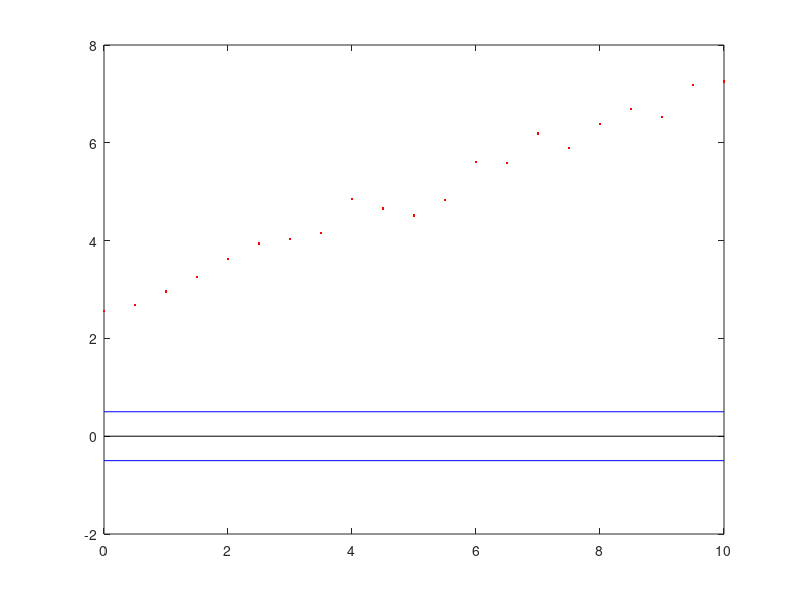

This figure's MATLAB source:
%% 
% *Linear Epsilon-Support Vector Regression*
% 
% Apply the linear ε-SV regression model with ε = 0.5 to the training data given.

data = [0    2.5584
    0.5000    2.6882
    1.0000    2.9627
    1.5000    3.2608
    2.0000    3.6235
    2.5000    3.9376
    3.0000    4.0383
    3.5000    4.1570
    4.0000    4.8498
    4.5000    4.6561
    5.0000    4.5119
    5.5000    4.8346
    6.0000    5.6039
    6.5000    5.5890
    7.0000    6.1914
    7.5000    5.8966
    8.0000    6.3866
    8.5000    6.6909
    9.0000    6.5224
    9.5000    7.1803
   10.0000    7.2537];

x = data(:,1);
y = data(:,2);
l = length(x);
epsilon = 0.5;

plot(x,y,'r.');
%%
% Quadratic Values
Q = [1 0 
     0 0];

f = zeros(2,1);

D = [-x -ones(l,1)
      x  ones(l,1)];

d = epsilon*ones(2*l,1) + [-y;y];

% Solve the Quadratic Problem
options = optimset('LargeScale', 'off', 'Display','off');
solution = quadprog(Q,f,D,d,[],[],[],[],[],options);

% Compute w
w = solution(1);

% Compute b
b = solution(2);

% Plot the epsilon tube
u = w.*x + b; % Center line
v = w.*x + b + epsilon; % Up-line
vv = w.*x + b - epsilon; % Down-line

plot(x,y,'r.',x,u,'k-',x,v,'b-',x,vv,'b-');



%% 
%